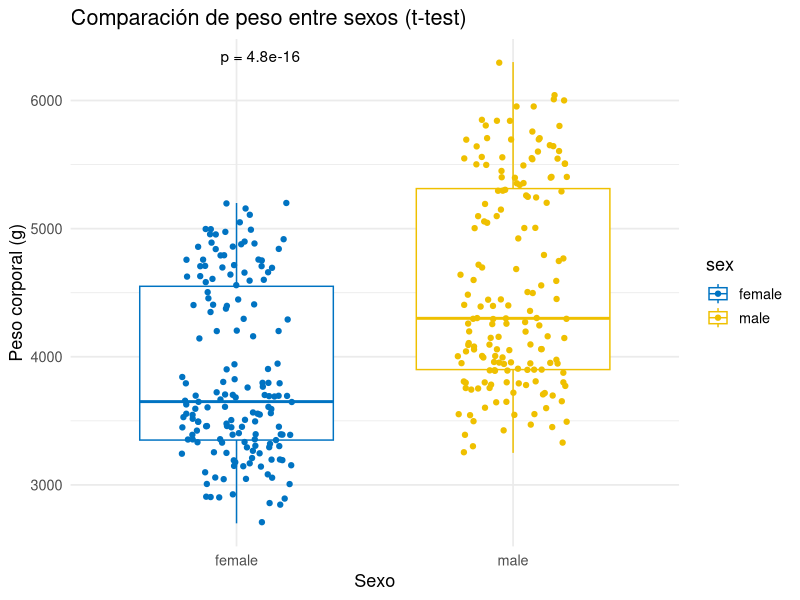
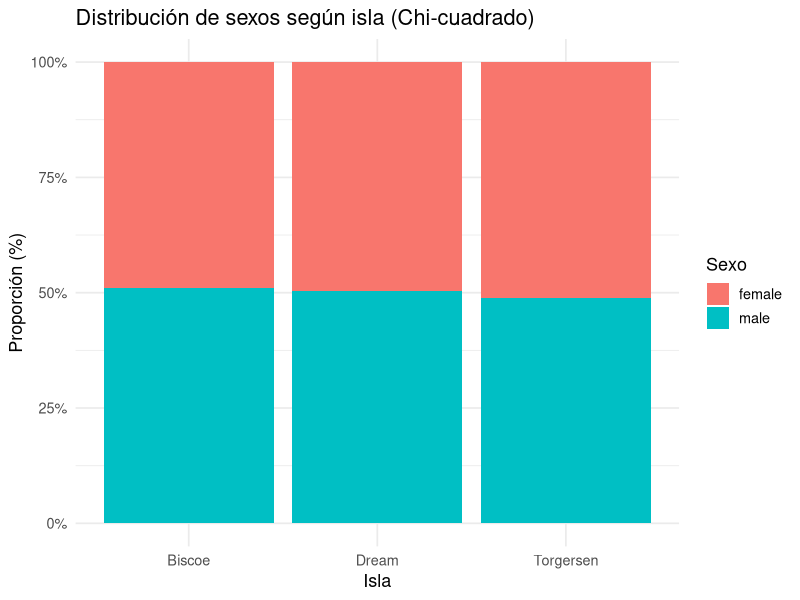

Write R code to recreate these figures, in order.
# -----------------------------------------------------
# Práctica 3: Estadística inferencial con palmerpenguins
# -----------------------------------------------------

# Instalar y cargar librerías necesarias
install.packages("palmerpenguins")
install.packages("ggplot2")
install.packages("ggpubr") # gráficos con test estadísticos
library(palmerpenguins)
library(ggplot2)
library(ggpubr)

# Eliminar valores NA para evitar warnings
penguins_clean <- na.omit(penguins)

View(penguins_clean)

# -----------------------------------------------------
# 1. T-test: diferencia de peso entre sexos
# -----------------------------------------------------
t_test_result <- t.test(body_mass_g ~ sex, data = penguins_clean)
print("Resultado del T-test:")
print(t_test_result)

# Gráfico boxplot con medias y p-value
ggboxplot(penguins_clean, x = "sex", y = "body_mass_g",
          color = "sex", palette = "jco",
          add = "jitter", shape = 21) +
  stat_compare_means(method = "t.test", label = "p.format") +
  labs(title = "Comparación de peso entre sexos (t-test)",
       x = "Sexo", y = "Peso corporal (g)") +
  theme_minimal(base_size = 13)

# -----------------------------------------------------
# 3. Chi-cuadrado: relación entre sexo e isla
# -----------------------------------------------------
tabla <- table(penguins_clean$sex, penguins_clean$island)
chi_result <- chisq.test(tabla)
print("Resultado del Chi-cuadrado:")
print(chi_result)

# Gráfico de barras apiladas normalizadas
ggplot(penguins_clean, aes(x = island, fill = sex)) +
  geom_bar(position = "fill") +
  scale_y_continuous(labels = scales::percent) +
  labs(title = "Distribución de sexos según isla (Chi-cuadrado)",
       x = "Isla", y = "Proporción (%)", fill = "Sexo") +
  theme_minimal(base_size = 13)
